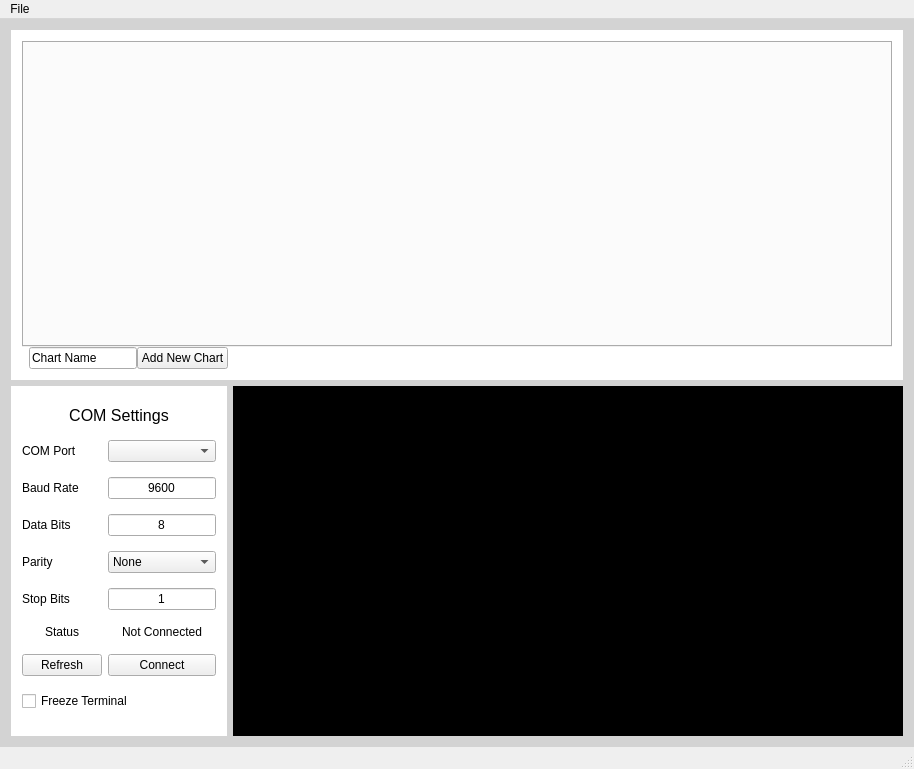
<?xml version="1.0" encoding="UTF-8"?>
<ui version="4.0">
 <class>MainWindow</class>
 <widget class="QMainWindow" name="MainWindow">
  <property name="geometry">
   <rect>
    <x>0</x>
    <y>0</y>
    <width>914</width>
    <height>769</height>
   </rect>
  </property>
  <property name="windowTitle">
   <string>MainWindow</string>
  </property>
  <widget class="QWidget" name="centralWidget">
   <property name="styleSheet">
    <string notr="true">#centralWidget{
	background-color: lightgray;
}</string>
   </property>
   <layout class="QGridLayout" name="gridLayout">
    <item row="1" column="0">
     <widget class="QWidget" name="ComSettings" native="true">
      <property name="sizePolicy">
       <sizepolicy hsizetype="Maximum" vsizetype="Preferred">
        <horstretch>0</horstretch>
        <verstretch>0</verstretch>
       </sizepolicy>
      </property>
      <property name="styleSheet">
       <string notr="true">#ComSettings{
	background-color: white;
}</string>
      </property>
      <layout class="QGridLayout" name="gridLayout_2">
       <item row="5" column="0">
        <widget class="QLabel" name="label_4">
         <property name="text">
          <string>Stop Bits</string>
         </property>
        </widget>
       </item>
       <item row="3" column="1">
        <widget class="QLineEdit" name="DataBits">
         <property name="text">
          <string>8</string>
         </property>
         <property name="alignment">
          <set>Qt::AlignCenter</set>
         </property>
        </widget>
       </item>
       <item row="4" column="1">
        <widget class="QComboBox" name="Parity">
         <property name="styleSheet">
          <string notr="true"/>
         </property>
         <item>
          <property name="text">
           <string>None</string>
          </property>
         </item>
         <item>
          <property name="text">
           <string>Odd</string>
          </property>
         </item>
         <item>
          <property name="text">
           <string>Even</string>
          </property>
         </item>
         <item>
          <property name="text">
           <string>Mark</string>
          </property>
         </item>
         <item>
          <property name="text">
           <string>Space</string>
          </property>
         </item>
        </widget>
       </item>
       <item row="1" column="0">
        <widget class="QLabel" name="label">
         <property name="text">
          <string>COM Port</string>
         </property>
        </widget>
       </item>
       <item row="2" column="1">
        <widget class="QLineEdit" name="BaudRate">
         <property name="text">
          <string>9600</string>
         </property>
         <property name="alignment">
          <set>Qt::AlignCenter</set>
         </property>
        </widget>
       </item>
       <item row="2" column="0">
        <widget class="QLabel" name="label_2">
         <property name="text">
          <string>Baud Rate</string>
         </property>
        </widget>
       </item>
       <item row="5" column="1">
        <widget class="QLineEdit" name="StopBits">
         <property name="text">
          <string>1</string>
         </property>
         <property name="alignment">
          <set>Qt::AlignCenter</set>
         </property>
        </widget>
       </item>
       <item row="6" column="0">
        <widget class="QLabel" name="label_6">
         <property name="text">
          <string>Status</string>
         </property>
         <property name="alignment">
          <set>Qt::AlignCenter</set>
         </property>
        </widget>
       </item>
       <item row="1" column="1">
        <widget class="QComboBox" name="ComPort">
         <property name="sizePolicy">
          <sizepolicy hsizetype="Minimum" vsizetype="Fixed">
           <horstretch>0</horstretch>
           <verstretch>0</verstretch>
          </sizepolicy>
         </property>
        </widget>
       </item>
       <item row="3" column="0">
        <widget class="QLabel" name="label_3">
         <property name="text">
          <string>Data Bits</string>
         </property>
        </widget>
       </item>
       <item row="6" column="1">
        <widget class="QLabel" name="StatusLabel">
         <property name="sizePolicy">
          <sizepolicy hsizetype="Preferred" vsizetype="Maximum">
           <horstretch>0</horstretch>
           <verstretch>0</verstretch>
          </sizepolicy>
         </property>
         <property name="text">
          <string>Not Connected</string>
         </property>
         <property name="alignment">
          <set>Qt::AlignCenter</set>
         </property>
        </widget>
       </item>
       <item row="0" column="0" colspan="2">
        <widget class="QLabel" name="label_7">
         <property name="sizePolicy">
          <sizepolicy hsizetype="Preferred" vsizetype="Maximum">
           <horstretch>0</horstretch>
           <verstretch>0</verstretch>
          </sizepolicy>
         </property>
         <property name="font">
          <font>
           <pointsize>12</pointsize>
          </font>
         </property>
         <property name="text">
          <string>COM Settings</string>
         </property>
         <property name="alignment">
          <set>Qt::AlignCenter</set>
         </property>
        </widget>
       </item>
       <item row="4" column="0">
        <widget class="QLabel" name="label_5">
         <property name="text">
          <string>Parity</string>
         </property>
        </widget>
       </item>
       <item row="7" column="1">
        <widget class="QPushButton" name="ConnectButton">
         <property name="text">
          <string>Connect</string>
         </property>
        </widget>
       </item>
       <item row="9" column="0" colspan="2">
        <widget class="QCheckBox" name="FreezeTerminalCheck">
         <property name="text">
          <string>Freeze Terminal</string>
         </property>
        </widget>
       </item>
       <item row="7" column="0">
        <widget class="QPushButton" name="RefreshButton">
         <property name="text">
          <string>Refresh</string>
         </property>
        </widget>
       </item>
      </layout>
     </widget>
    </item>
    <item row="0" column="0" colspan="2">
     <widget class="QWidget" name="GraphContainer" native="true">
      <property name="styleSheet">
       <string notr="true">#GraphContainer{
	background-color: white;
}</string>
      </property>
      <layout class="QVBoxLayout" name="verticalLayout">
       <property name="spacing">
        <number>0</number>
       </property>
       <item>
        <widget class="QTabWidget" name="GraphTabs">
         <property name="currentIndex">
          <number>-1</number>
         </property>
        </widget>
       </item>
       <item>
        <widget class="QWidget" name="widget" native="true">
         <layout class="QHBoxLayout" name="horizontalLayout">
          <property name="spacing">
           <number>0</number>
          </property>
          <property name="leftMargin">
           <number>0</number>
          </property>
          <property name="topMargin">
           <number>0</number>
          </property>
          <property name="rightMargin">
           <number>0</number>
          </property>
          <property name="bottomMargin">
           <number>0</number>
          </property>
          <item>
           <widget class="QLabel" name="label_8">
            <property name="text">
             <string/>
            </property>
           </widget>
          </item>
          <item>
           <widget class="QLineEdit" name="ChartNameInput">
            <property name="sizePolicy">
             <sizepolicy hsizetype="Maximum" vsizetype="Fixed">
              <horstretch>0</horstretch>
              <verstretch>0</verstretch>
             </sizepolicy>
            </property>
            <property name="text">
             <string>Chart Name</string>
            </property>
           </widget>
          </item>
          <item>
           <widget class="QPushButton" name="AddChartButton">
            <property name="text">
             <string>Add New Chart</string>
            </property>
           </widget>
          </item>
          <item>
           <spacer name="horizontalSpacer">
            <property name="orientation">
             <enum>Qt::Horizontal</enum>
            </property>
            <property name="sizeHint" stdset="0">
             <size>
              <width>40</width>
              <height>20</height>
             </size>
            </property>
           </spacer>
          </item>
         </layout>
        </widget>
       </item>
      </layout>
     </widget>
    </item>
    <item row="1" column="1">
     <widget class="QWidget" name="widget_3" native="true">
      <property name="sizePolicy">
       <sizepolicy hsizetype="Minimum" vsizetype="Preferred">
        <horstretch>0</horstretch>
        <verstretch>0</verstretch>
       </sizepolicy>
      </property>
      <layout class="QVBoxLayout" name="verticalLayout_2">
       <property name="spacing">
        <number>0</number>
       </property>
       <property name="leftMargin">
        <number>0</number>
       </property>
       <property name="topMargin">
        <number>0</number>
       </property>
       <property name="rightMargin">
        <number>0</number>
       </property>
       <property name="bottomMargin">
        <number>0</number>
       </property>
       <item>
        <widget class="QListWidget" name="Terminal">
         <property name="font">
          <font>
           <pointsize>12</pointsize>
          </font>
         </property>
         <property name="styleSheet">
          <string notr="true">background-color: black;
color: white;
border: none;
padding: 3px;</string>
         </property>
        </widget>
       </item>
       <item>
        <widget class="QLineEdit" name="TerminalEntry">
         <property name="font">
          <font>
           <pointsize>12</pointsize>
          </font>
         </property>
         <property name="styleSheet">
          <string notr="true">background-color: black;
color: white;
border: none;</string>
         </property>
        </widget>
       </item>
      </layout>
     </widget>
    </item>
   </layout>
  </widget>
  <widget class="QMenuBar" name="menuBar">
   <property name="geometry">
    <rect>
     <x>0</x>
     <y>0</y>
     <width>914</width>
     <height>21</height>
    </rect>
   </property>
   <widget class="QMenu" name="menuFile">
    <property name="title">
     <string>File</string>
    </property>
    <widget class="QMenu" name="menuExport">
     <property name="title">
      <string>Export</string>
     </property>
     <addaction name="actionExcel"/>
     <addaction name="actionCSV"/>
    </widget>
    <addaction name="actionOpen"/>
    <addaction name="actionSave"/>
    <addaction name="actionSave_As"/>
    <addaction name="separator"/>
    <addaction name="menuExport"/>
   </widget>
   <addaction name="menuFile"/>
  </widget>
  <widget class="QStatusBar" name="statusBar"/>
  <action name="actionOpen">
   <property name="text">
    <string>Open</string>
   </property>
  </action>
  <action name="actionSave">
   <property name="text">
    <string>Save</string>
   </property>
  </action>
  <action name="actionSave_As">
   <property name="text">
    <string>Save As</string>
   </property>
  </action>
  <action name="actionExcel">
   <property name="text">
    <string>Excel</string>
   </property>
  </action>
  <action name="actionCSV">
   <property name="text">
    <string>CSV</string>
   </property>
  </action>
 </widget>
 <layoutdefault spacing="6" margin="11"/>
 <resources/>
 <connections/>
</ui>
